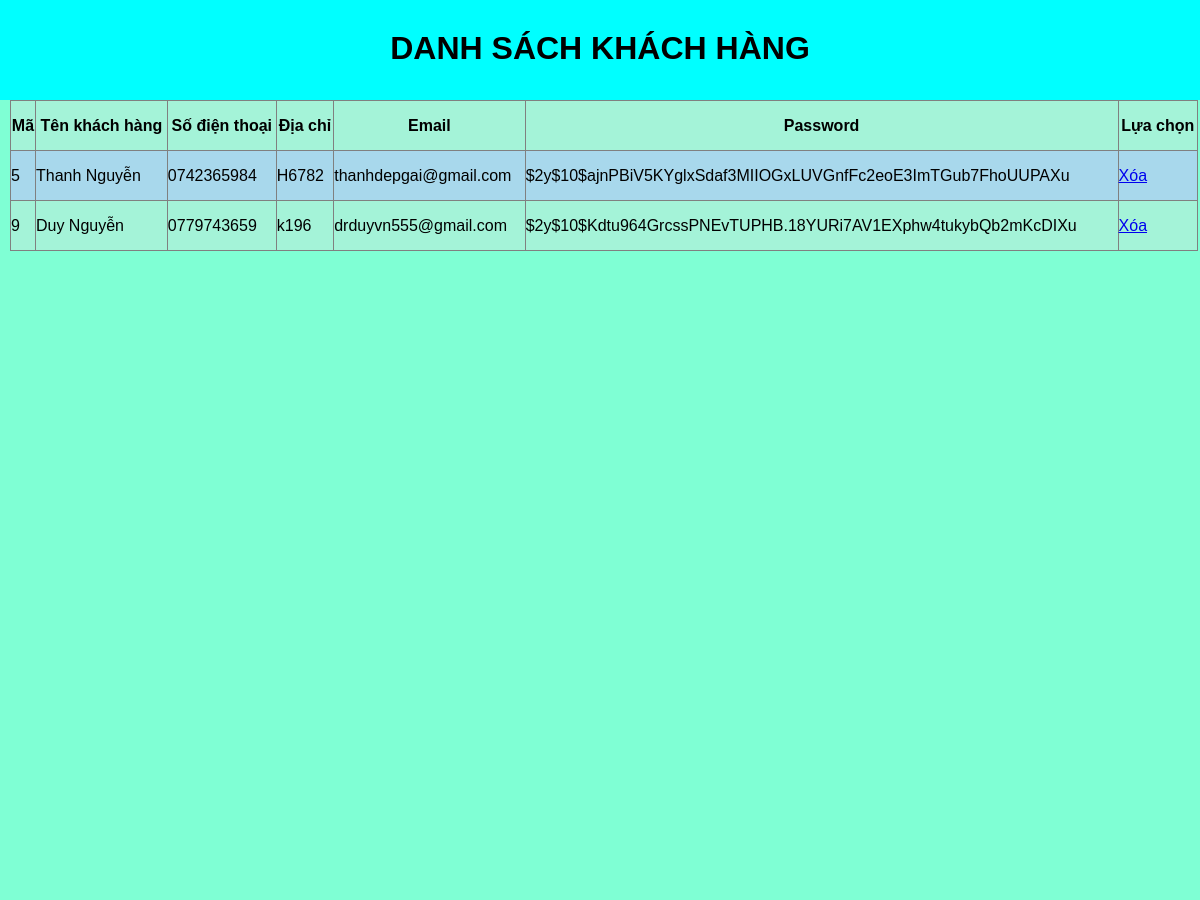
Before: /admin/customer/list.php with the older database file.
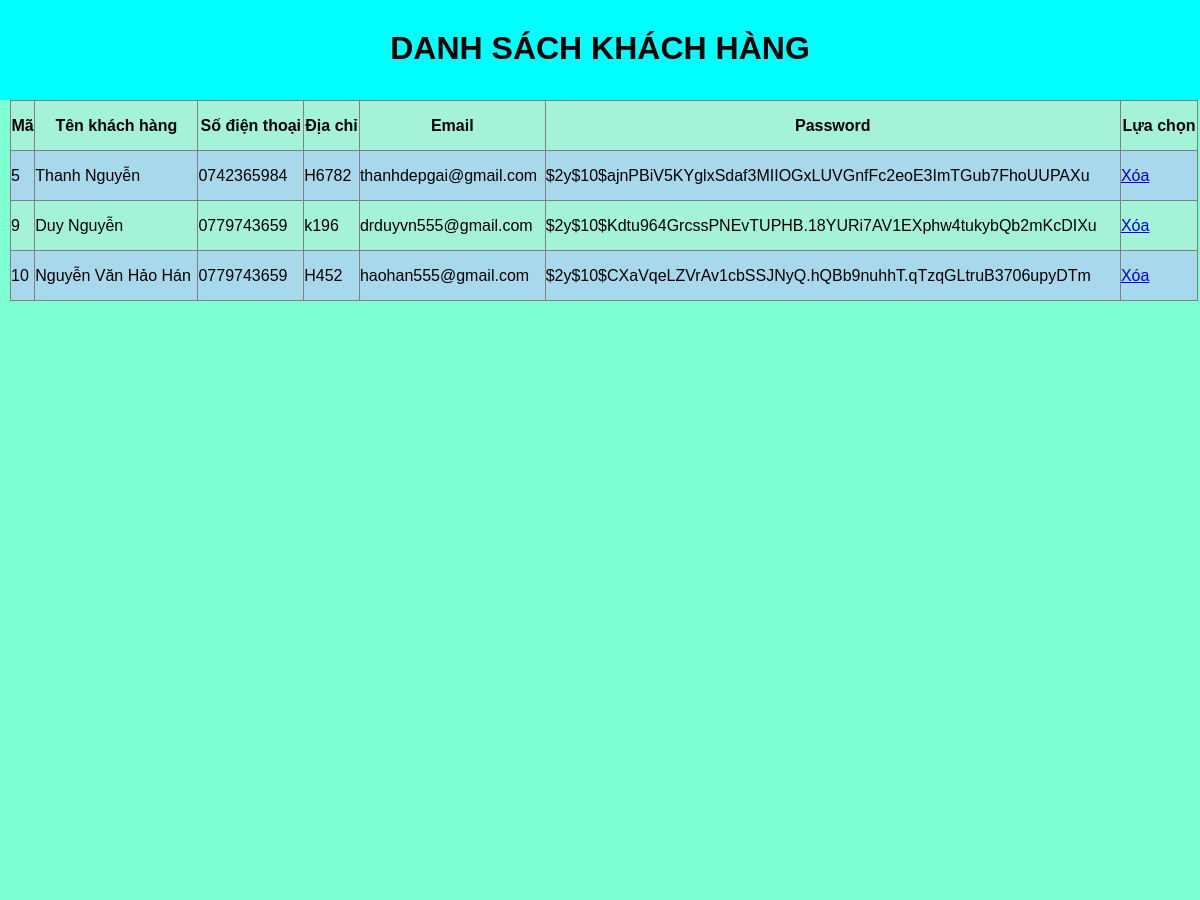
After: the same page with the newer database file.
### tables this page shows
CREATE TABLE `khachhang` (
  `id` int(11) NOT NULL,
  `tenKh` varchar(100) DEFAULT NULL,
  `sdt` char(11) DEFAULT NULL,
  `diaChi` varchar(100) DEFAULT NULL,
  `email` varchar(100) DEFAULT NULL,
  `password` char(255) DEFAULT NULL
);

### admin/customer/list.php (the view, shortened to what this page needs)
<!DOCTYPE html>
<html lang="en">
<head>
    <link rel="stylesheet" href="./style/list.css">
</head>
<body>
<header>
        <h1>DANH SÁCH KHÁCH HÀNG</h1>
    </header>
<?php
    require_once("../../sql/connect.php");
    $sql = "select * from khachhang";
    $result = mysqli_query($connect, $sql);
?>
    <div class = "container">
        <table border="1" style="border-collapse: collapse;">
            <tr>
                <th>Mã</th>
                <th>Tên khách hàng</th>
                <th>Số điện thoại</th>
                <th>Địa chỉ</th>
                <th>Email</th>
                <th>Password</th>
                <th>Lựa chọn</th>
            </tr>
        <?php
            while($row = mysqli_fetch_assoc($result))
            {
        ?>
            <tr>
                <td><?php echo $row["id"]; ?></td>
                <td><?php echo $row["tenKh"]; ?></td>
                <td><?php echo $row["sdt"]; ?></td>
                <td><?php echo $row["diaChi"]; ?></td>
                <td><?php echo $row["email"]; ?></td>
                <td><?php echo $row["password"]; ?></td>
                <td><a href="delete.php?key=<?php echo $row['id']; ?>"
                    onclick="return confirm('Bạn có đồng ý xóa không?')">Xóa</a></td>
            </tr>
        <?php
            }
        ?>
        </table>
    </div>
</body>
</html>

### admin/customer/style/list.css (style rules this page uses)
* { margin: 0; padding: 0; box-sizing: border-box; font-family: Arial, Helvetica, sans-serif; }
header { height: 100px; text-align: center; padding-top: 30px; background-color: aqua; }
.container { height: 100vh; background-color: aquamarine; }
table { width: 99%; margin-left: 10px; margin-right: 10px; }
th, td { width: auto; }
tr:nth-child(even) { height: 50px; background-color: rgb(168, 216, 236); }
tr:nth-child(odd) { height: 50px; background-color: rgb(164, 243, 216); }

Changed rows visible on the page:
added khachhang: id "10", tenKh "Nguyễn Văn Hảo Hán", sdt "0779743659", diaChi "H452", email "haohan555@gmail.com", password "$2y$10$CXaVqeLZVrAv1cbSSJNyQ.hQBb9nuhhT.qTzqGLtruB3706upyDTm"
